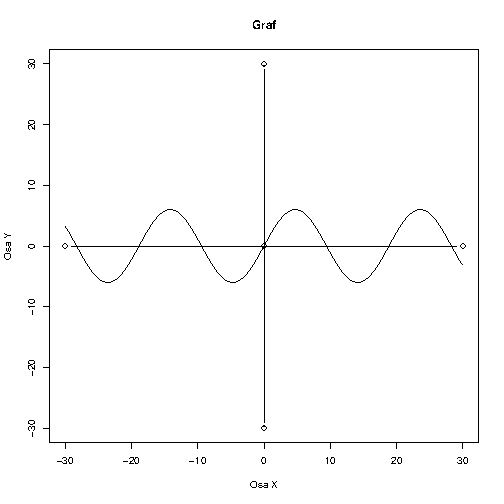

Recreate this plot in R.
funkce_OSY <- function(velX,velY) {
	vektor1 <- c(-velX,velX,0,0,0)
	vektor2 <- c(0,0,0,-velY,velY)
	plot(vektor1,vektor2, main="Graf", xlab="Osa X", ylab="Osa Y", type="b")
}

bitmap(file="out.png")

velX <- 30
velY <- 30

funkce_OSY(velX,velY)

x <- -velX

vektor1 <- NULL
vektor2 <- NULL

while(x < velX) { 
	vektor1 <- append(vektor1,x)
    vektor2 <- append(vektor2, 6*sin(x/3))
    x <- x + 0.1
}

lines(vektor1,vektor2)
